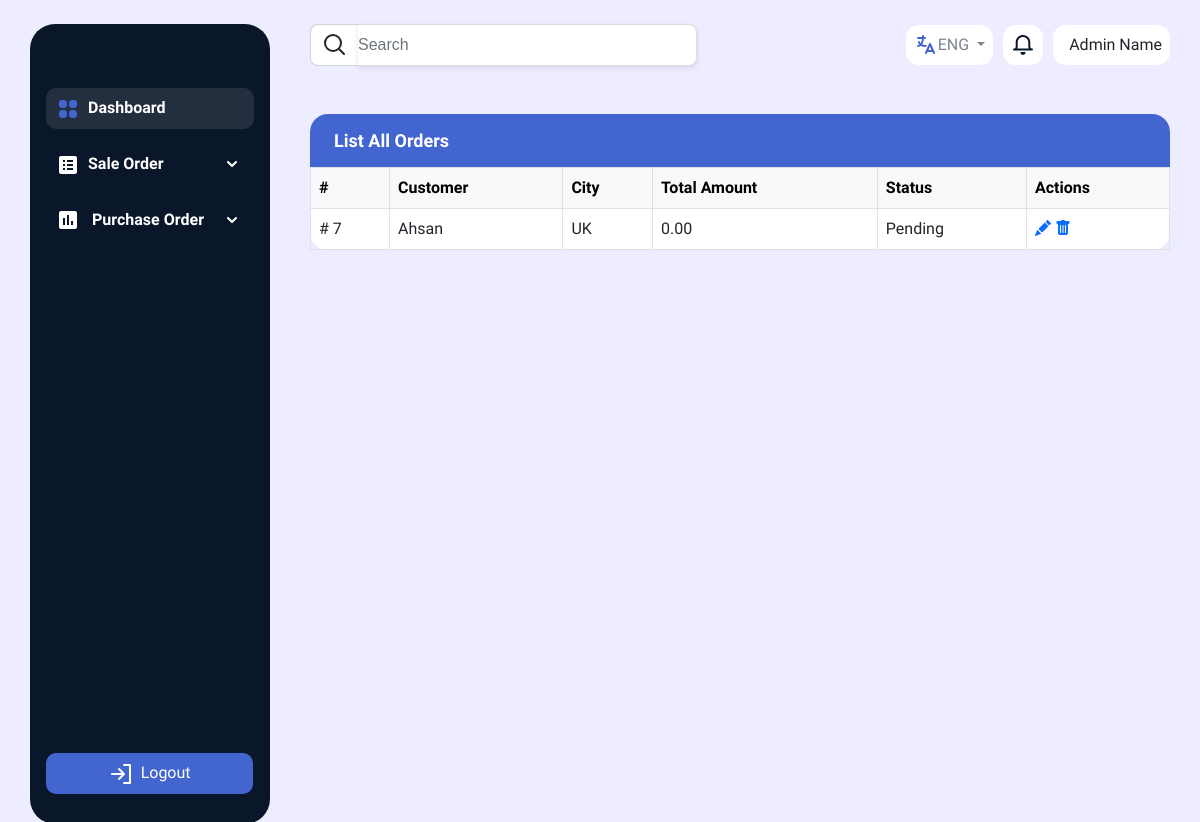
Page /sale_order_list/ on the earlier database version.
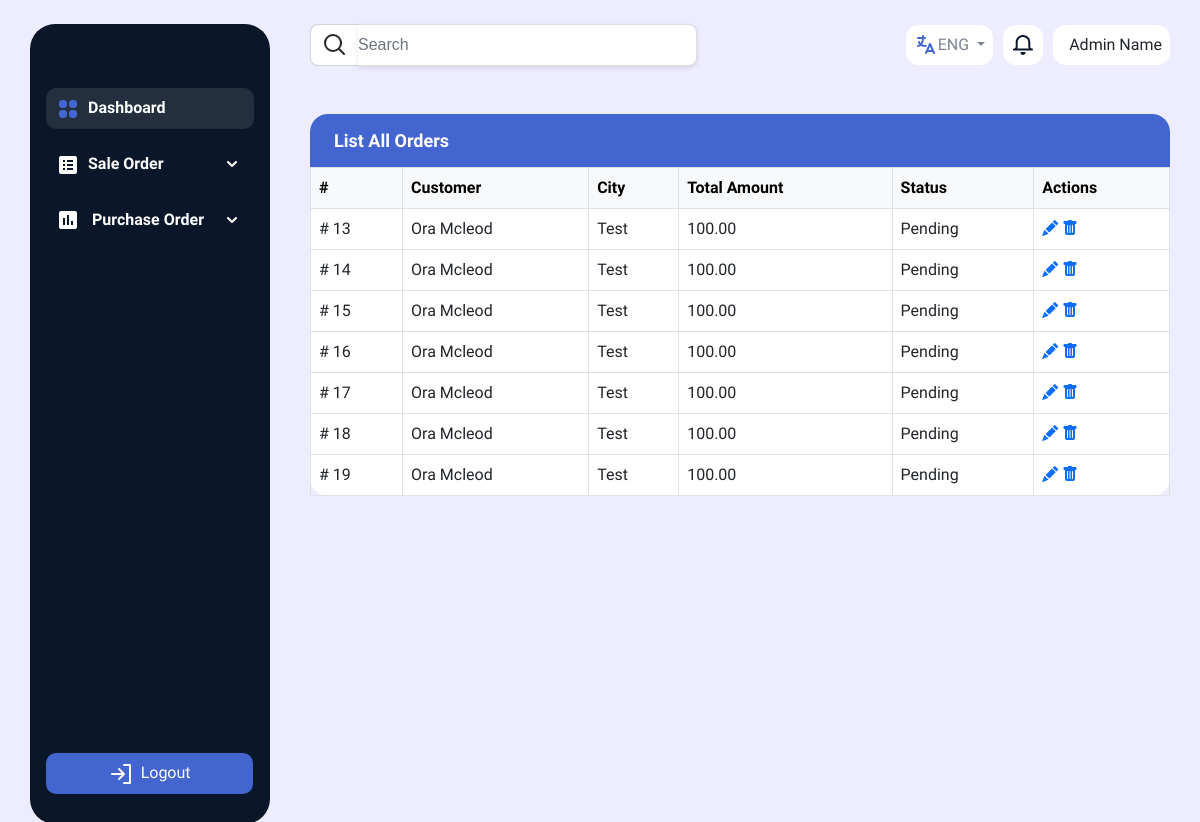
Same page on the later database version.
### core/models.py (models this page shows, shortened)
class Order(models.Model):
    customer = models.ForeignKey(Customer, on_delete=models.CASCADE)
    booking_man = models.ForeignKey(BookingMan, on_delete=models.CASCADE)
    area = models.ForeignKey(Area, on_delete=models.CASCADE)
    delivery_man = models.ForeignKey(DeliveryMan, on_delete=models.CASCADE, null=True)
    city = models.ForeignKey(City, on_delete=models.CASCADE)
    products = models.ManyToManyField(Product, through='OrderProduct')
    order_date = models.DateField(auto_now_add=True)
    total_amount = models.DecimalField(max_digits=10, decimal_places=2, default=0, null=True)
    pending_amount = models.DecimalField(max_digits=10, decimal_places=2, default=0)
    paid_amount = models.DecimalField(max_digits=10, decimal_places=2, default=0)
    payment_status = models.CharField(max_length=50, choices=[('PAID', 'PAID'), ('PARTIALLY PAID', 'PARTIALLY PAID')], null=True)
    status = models.CharField(max_length=50, choices=[('Pending', 'Pending'), ('Shipped', 'Shipped'), ('Delivered', 'Delivered'), ('Returned', 'Returned')])

class Customer(models.Model):
    name = models.CharField(max_length=255)
    address = models.TextField()
    phone_number = models.CharField(max_length=15)
    email = models.EmailField()

### configuration/models.py (models this page shows, shortened)
class City(models.Model):
    name = models.CharField(max_length=255)

### core/views.py (the view)
# urls.py: path('sale_order_list/', views.sale_order_list, name='sale_order_list'),
def sale_order_list(request):
    orders = Order.objects.all()
    return render(request, 'saleOrderList.html', {'orders':orders})

### templates/saleOrderList.html (shortened to what this page needs)
{% extends 'base.html' %}
{% load static %}
{% load i18n %}
{% block content %}
  <div class="pt-4">
    <div style="background-color: white; border-radius: 18px;">
      <div class="container-fluid attendence-tab-head d-flex align-items-center py-3" style="background-color: #4365D0; border-radius: 18px; border-bottom-left-radius: 0; border-bottom-right-radius: 0;">
        <h5 class="me-3 mb-0 text-white">List All Orders</h5>
      </div>
      <div class="attendence-table" style="overflow-x:auto;">
        <table class="table table-bordered" style="margin-bottom: 0px;">
          <thead class="table-light">
            <tr>
              <th>#</th>
              <th>Customer</th>
              <th>City</th>
              <th>Total Amount</th>
              <th>Status</th>
              <th>Actions</th>
            </tr>
          </thead>
          {% for order in orders %}
            <tbody id="order-list">
              <td># {{ order.id }}</td>
              <td>{{ order.customer.name }}</td>
              <td>{{ order.city.name }}</td>
              <td>{{ order.total_amount }}</td>
              <td>{{ order.status }}</td>
              <td>
                <a href="/sale_order/{{ order.id }}"><i class="bi bi-pencil-fill"></i></a>
                <a href="{% url 'delete_order' order.id %}"><i class="bi bi-trash-fill"></i></a>
              </td>
            </tbody>
          {% endfor %}
        </table>
      </div>
    </div>
  </div>
{% endblock %}

Differences in the rows shown:
removed Order: id "7", customer.name "Ahsan", city.name "UK", total_amount "0.00", status "Pending"
added Order: id "13", customer.name "Ora Mcleod", city.name "Test", total_amount "100.00", status "Pending"
added Order: id "14", customer.name "Ora Mcleod", city.name "Test", total_amount "100.00", status "Pending"
added Order: id "15", customer.name "Ora Mcleod", city.name "Test", total_amount "100.00", status "Pending"
added Order: id "16", customer.name "Ora Mcleod", city.name "Test", total_amount "100.00", status "Pending"
added Order: id "17", customer.name "Ora Mcleod", city.name "Test", total_amount "100.00", status "Pending"
added Order: id "18", customer.name "Ora Mcleod", city.name "Test", total_amount "100.00", status "Pending"
added Order: id "19", customer.name "Ora Mcleod", city.name "Test", total_amount "100.00", status "Pending"
